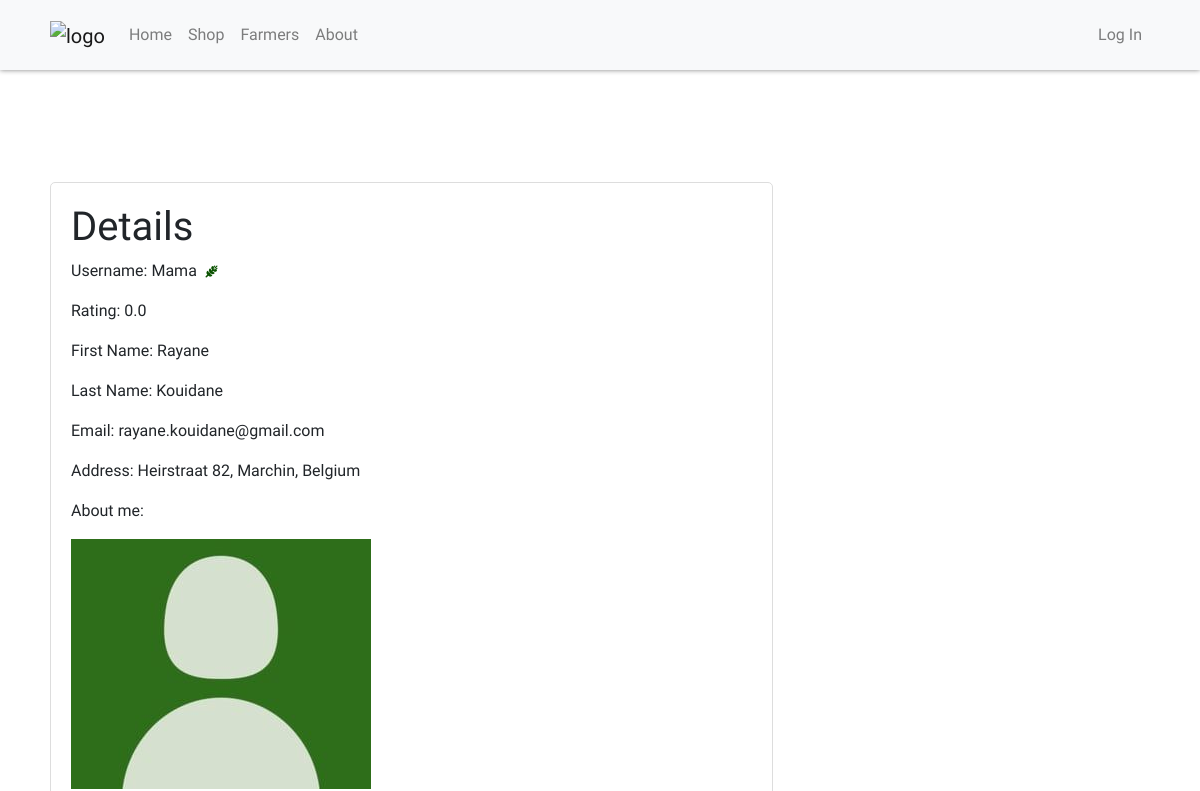
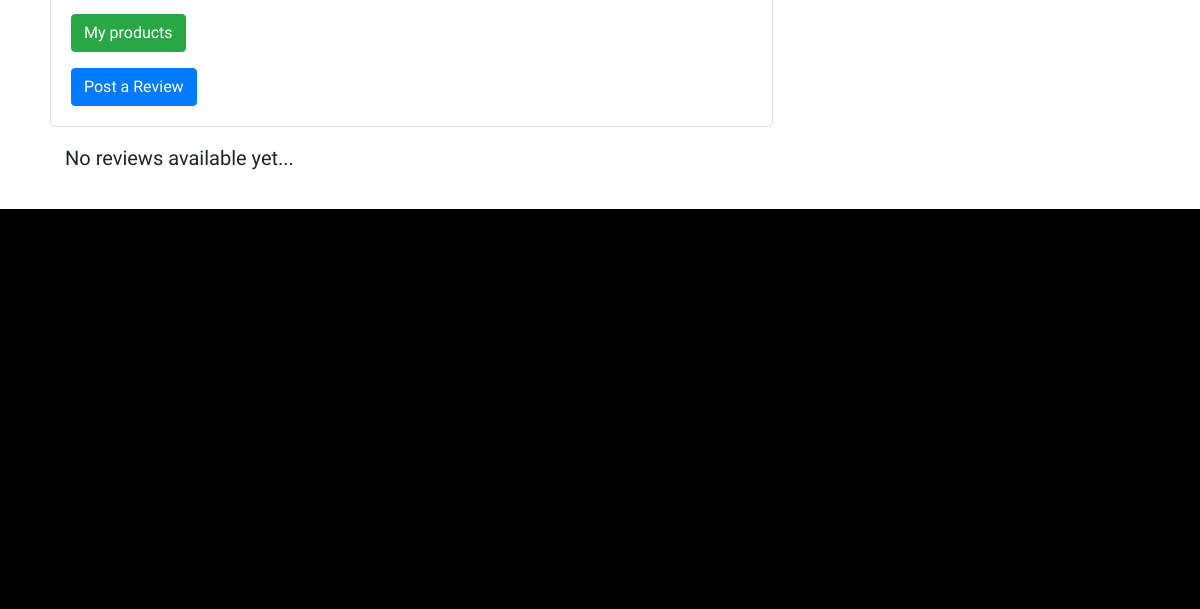
/accounts/user/6/, run on an earlier commit of the app's database (2 pictures, top to bottom).
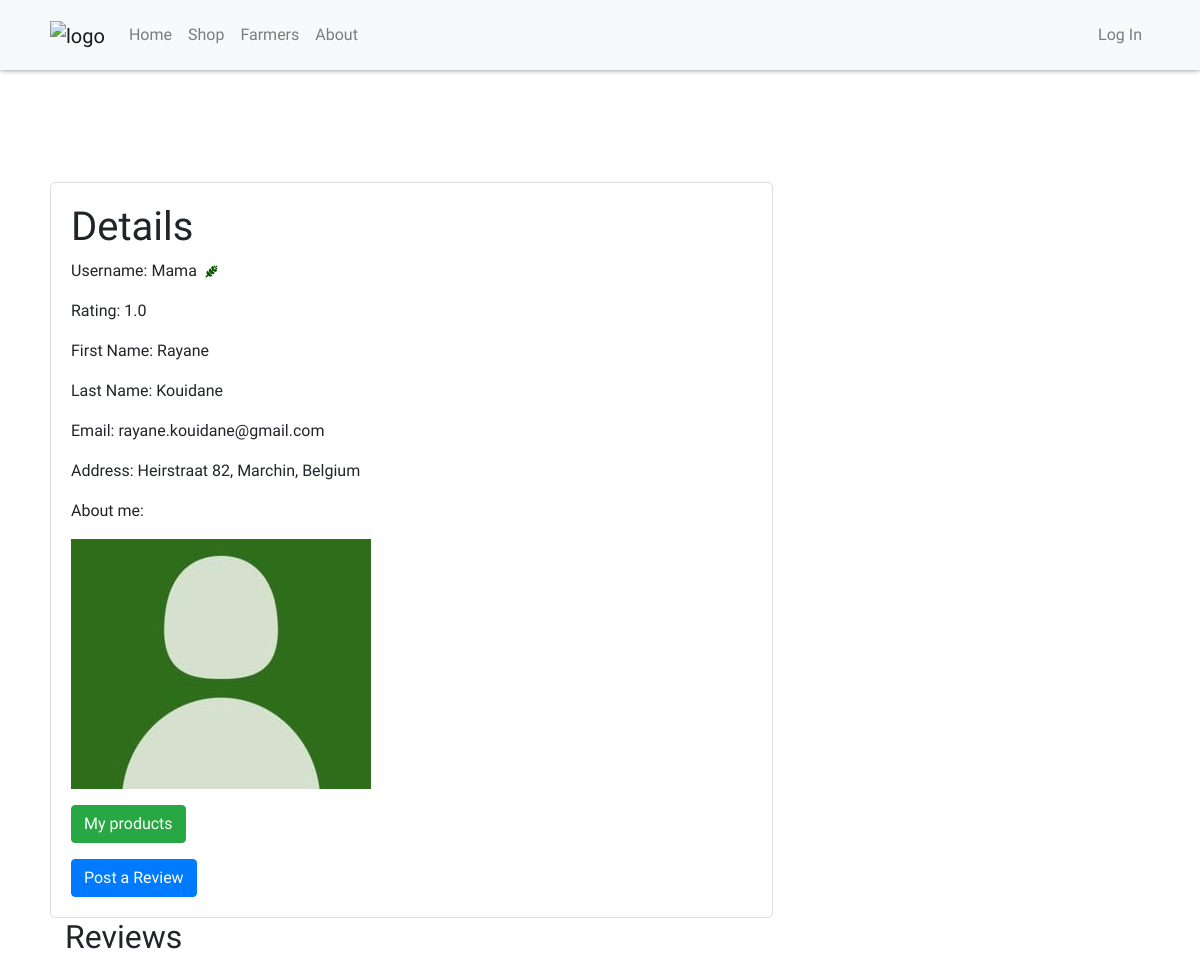
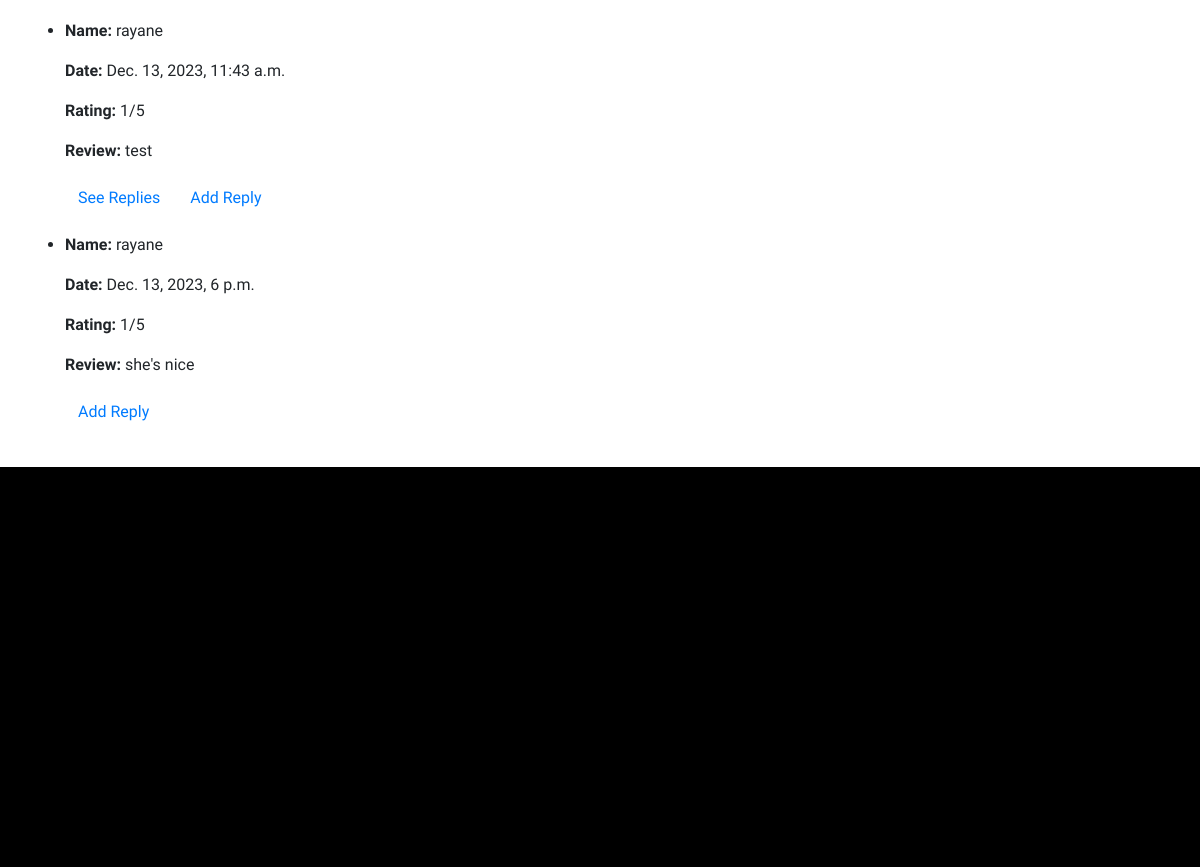
And on a later commit of the database (2 pictures, top to bottom).
### accounts/models.py (models this page shows, shortened)
class User(auth.models.AbstractUser):
    username = models.CharField(max_length=50, unique=True)
    is_farmer = models.BooleanField(default=False)
    farm_nr = models.CharField(max_length=200, null=True)
    address = models.CharField(max_length=300, null=True)
    city = models.CharField(max_length=200, null=True)
    state = models.CharField(max_length=50, null=True)
    zip_code = models.CharField(max_length=20, null=True)
    country = CountryField(null=True)
    phone_number = PhoneNumberField(blank=True, null=True)
    latitude = models.FloatField(blank=True, null=True)
    longitude = models.FloatField(blank=True, null=True)
    profile_pic = models.ImageField(upload_to="pfp/", blank=True, null=True, default="pfp/default.jpg")
    avg_rating = models.DecimalField(max_digits=2, decimal_places=1, default=0)
    bio = models.TextField(blank=True)
    class Meta:
        verbose_name = "Farmer"

### reviews/models.py (models this page shows, shortened)
class Review(models.Model):
    RATING=[
        (0, "0"),
        (1, "1"),
        (2, "2"),
        (3, "3"),
        (4, "4"),
        (5, "5"),
    ]
    user = models.ForeignKey(User, on_delete=models.CASCADE)
    rating = models.IntegerField(default=0, choices=RATING, validators=[MinValueValidator(0), MaxValueValidator(5)])
    review = models.TextField()
    date = models.DateTimeField(auto_now_add=True)
    class Meta:
        abstract = True

class FarmerReview(Review):
        farmer = models.ForeignKey(User, on_delete=models.CASCADE, related_name="farmer_reviews")

### accounts/views.py (the view)
# urls.py: path("user/<int:pk>/", views.UserDetail.as_view(), name="user_detail"),
class UserDetail(DetailBreadcrumbMixin, DetailView):
    model = User
    template_name = "accounts/user_detail.html"
    context_object_name = "user_detail"
    def get_queryset(self):
        return super().get_queryset().prefetch_related("farmer_reviews")
    def get_context_data(self, **kwargs):
        context = super().get_context_data(**kwargs)
        farmer = context["user_detail"]
        context["review_type"] = "farmer"
        context["reviews"] = farmer.farmer_reviews.all()
        return context

### accounts/templates/accounts/user_detail.html (shortened to what this page needs)
{% extends "base.html" %}
{% load bootstrap4 %}
{% load static %}
{% block content %}
<div class="container">
    <div class="row">
        <div class="col-md-8">
            <div class="user-info" data-user-id={{ user.pk }}>
                <h1>Details</h1>
                <p>Username: {{ user_detail.username }}
                    <span class="badge">
                        {% if user_detail.is_farmer %}
                        <i class="fa-solid fa-wheat-awn" style="color: #0a5200;"></i>
                        {% endif %}
                    </span>
                </p>
                {% if user_detail.is_farmer %}
                <p>Rating: {{ user_detail.avg_rating }}</p>
                {% endif %}
                <p>First Name: {{ user_detail.first_name }}</p>
                <p>Last Name: {{ user_detail.last_name }}</p>
                <p>Email: {{ user_detail.email }}</p>
                <p>Address: {{ user_detail.address }}, {{ user_detail.city }}, {{ user_detail.country.name }}</p>
                <p>About me:</p>
                {% if user_detail.profile_pic %}
                <img src="{{ user_detail.profile_pic.url }}" class="img-fluid">
                {% endif %}
                {% if user_detail.is_farmer %}
                <form method="get" action="{% url "products:farmer_products" pk=user_detail.pk %}">
                    <button type="submit" class="btn btn-success mt-3 mb-3">
                        My products
                    </button>
                </form>
                <button class="btn btn-primary" data-toggle="modal" data-target="#reviewModal">Post a Review</button>
                {% endif %}
                </div>
            </div>
        </div>
        <div class="col-md-4">
            {% if reviews %}
                <h2 class="mb-4">Reviews</h2>
                <ul class="list-group">
                    {% for review in reviews %}
                        <li class="section-style mb-3">
                            <p><strong>Name:</strong> {{ review.user.username }}</p>
                            <p><strong>Date:</strong> {{ review.date }}</p>
                            <p><strong>Rating:</strong> {{ review.rating }}/5</p>
                            <p><strong>Review:</strong> {{ review.review }}</p>
                            {% if review.replies.exists %}
                            <button type="button" class="btn btn-link" onclick="toggleReplies({{ review.id }})">
                                See Replies
                            </button>
                            {% endif %}
                            <button type="button" class="btn btn-link" data-toggle="modal" data-target="#replyModal{{ review.id }}">
                                Add Reply
                            </button>
                        </li>
                    {% endfor %}
                </ul>
                {% else %}
                <p class="lead mt-3 mb-3">No reviews available yet...</p>
            {% endif %}
        </div>
    </div>
{% endblock %}

What changed in the data, as far as the page shows it:
changed User "Mama": avg_rating "0.0" → "1.0"
added FarmerReview: user.username "rayane", date "Dec. 13, 2023, 11:43 a.m.", rating "1", review "test"
added FarmerReview: user.username "rayane", date "Dec. 13, 2023, 6 p.m.", rating "1", review "she's nice"
Also different on the page:
text no longer shown: "No reviews available yet..."
text now shown: "Reviews"
